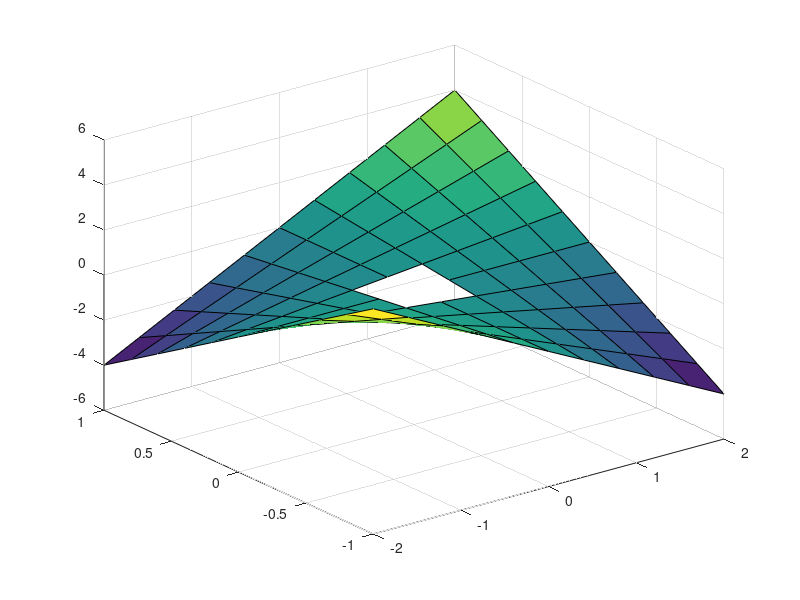

Here is the MATLAB script that generated this plot: (Note: this script raises an error after producing the figure.)
x = -2 : 0.4 : 2;
y = -1 : 0.2 : 1;
[X,Y] = meshgrid(x,y);
p = (X.^2 + Y.^2).^0.5;
seta = atan(Y./X);
z = 2.*p.^2.*sin(seta).*cos(seta);
surf(x,y,z)
view([-180,180], 15)
